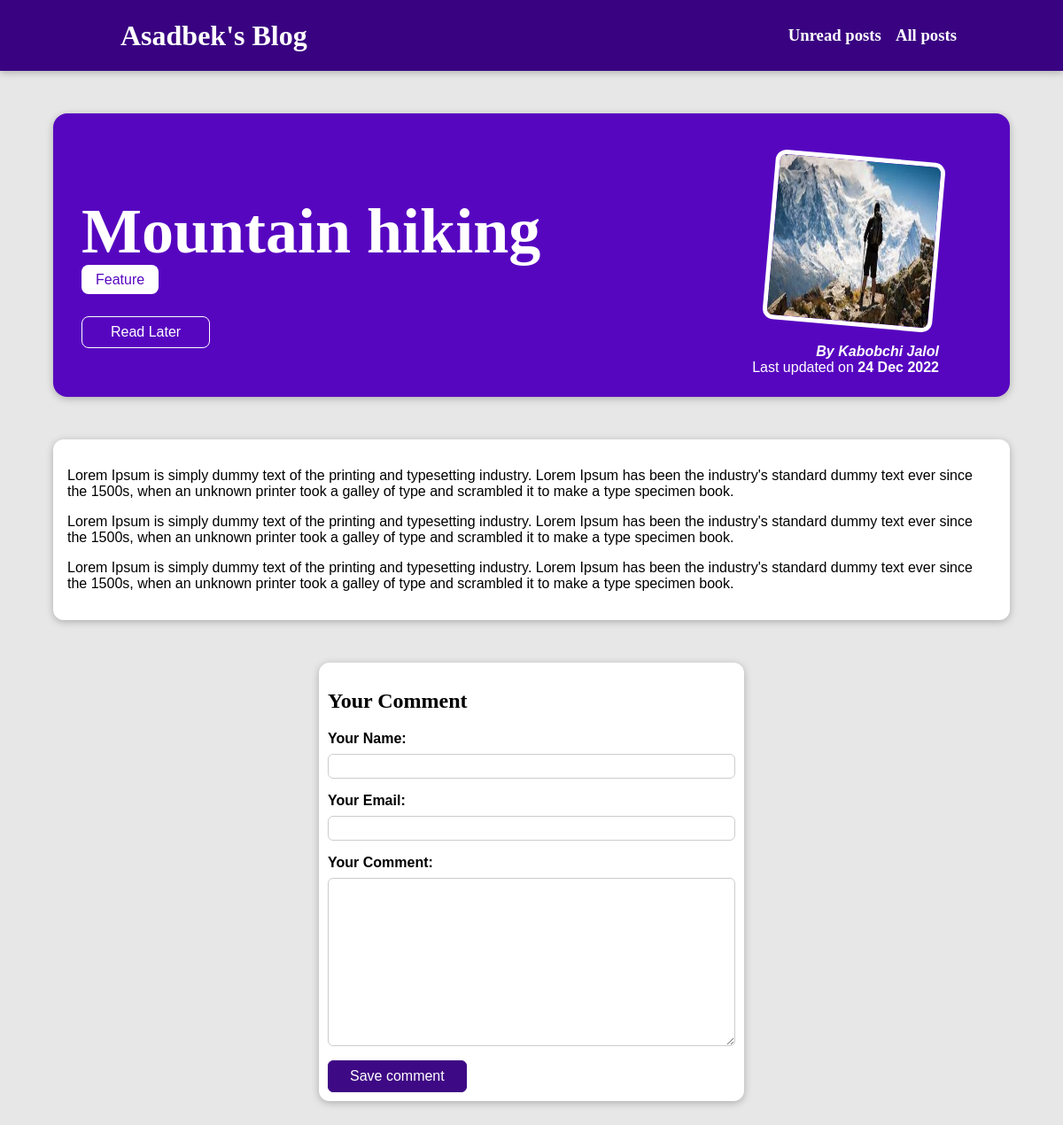
The app's page /posts/mountain-hiking with its own data.
### blog/models.py (models this page shows, shortened)
class Post(models.Model):
   title = models.CharField(max_length=150)
   excerpt = models.CharField(max_length=200)
   date = models.DateField(auto_now=True)
   slug = models.SlugField(unique=True, db_index=True)
   content = models.TextField(validators=[MinLengthValidator(10)])
   author = models.ForeignKey(Author, on_delete=models.SET_NULL, null=True, related_name="posts")
   tags = models.ManyToManyField(Tag)
   image = models.ImageField(upload_to="posts", null=True)

class Tag(models.Model):
   caption = models.CharField(max_length=20)

class Author(models.Model):
   first_name = models.CharField(max_length=100)
   last_name = models.CharField(max_length=100)
   email = models.EmailField()
   def full_name(self):
      return f"{self.first_name} {self.last_name}"
   def __str__(self):
      return self.full_name()

### blog/views.py (the view, shortened to what this page needs)
# urls.py: path("posts/<slug:slug>", views.PostDetailView.as_view(), name="post-detail-page"), #/posts/my-first-post
class PostDetailView(View):
   def stored_posts(self, request, post_id):
      stored_posts =request.session.get("stored_posts")
      if stored_posts is not None:
         is_saved_for_later = post_id in stored_posts
      else:
         is_saved_for_later = False
      return is_saved_for_later
   def get(self, request, slug):
      post = Post.objects.get(slug=slug)
      context = {
         "post": post,
         "post_tags": post.tags.all(),
         "comment_form": CommentForm(),
         "comments": post.comments.all().order_by("-id"),
         "saved_for_later": self.stored_posts(request, post.id)
      }
      return render(request, "blog/post-detail.html", context)

### blog/forms.py
class CommentForm(forms.ModelForm):
    class Meta:
        model = Comment
        exclude = ["post"]
        labels = {
            "username": "Your Name",
            "user_email": "Your Email",
            "comment": "Your Comment"
        }

### blog/templates/blog/post-detail.html (shortened to what this page needs)
{% extends "base.html" %}
{% load static %}
{% block css_files %}
   <link rel="stylesheet" href="{% static "blog/post.css"%}" />
   <link rel="stylesheet" href="{% static "blog/all-posts.css" %}" />
   <link rel="stylesheet" href="{% static "blog/post-detail.css"%}" />
{% endblock %}
{% block content %}
   <section id="summary">
      <h2>{{ post.title }}</h2>
      <div>
         {% for tag in post_tags %}
            <span class="tag">{{ tag.caption }}</span>
         {% endfor %}
      </div>
      <div id="read-later">
         <form action="{% url "read-later" %}" method="POST">
            <button>
               {% if saved_for_later%}
                  Remove from "Read Later" list
               {% else %}
                  Read Later
               {% endif %}
            </button>
         </form>
      </div>
      <article>
         <img src="{{ post.image.url }}" alt="Post Title" />
         <address>By <a href="mailto:{{ post.author.email }}">{{ post.author }} </a></address>
         <div>
            Last updated on <time>{{ post.date|date:"d M Y" }}</time>
         </div>
      </article>
   </section>
   <main>
      {{ post.content|linebreaks }}
   </main>
   <section id="comment-form">
      <h2>Your Comment </h2>
      <form action="{% url "post-detail-page" post.slug %}" method="POST">
         {% for form_field in comment_form %}
            <div class="form-control {% if form_field.errors %} invalid {% endif %}">
               {{ form_field.label_tag }}
               {{ form_field }}
            </div>
         {% endfor %}
         <button>Save comment</button>
      </form>
   </section>
{% endblock %}

### static/app.css (style rules this page uses)
html { font-family: 'Nunito', sans-serif; }
* { box-sizing: border-box; }
body { margin: 0; }
h1, h2, h3 { font-family: 'Nunito', serif; font-weight: bold; }

### blog/static/blog/all-posts.css (style rules this page uses)
body { background-color: #e7e7e7; }

### blog/static/blog/post-detail.css (style rules this page uses)
body { background-color: #e7e7e7; }
#summary { margin: 8rem auto 3rem auto; padding: 2rem; width: 90%; max-width: 90rem; border-radius: 16px; background-color: #5706c0; position: relative; box-shadow: 0 2px 8px rgba(0, 0, 0, 0.25); height: 20rem; }
#summary h2 { color: white; font-size: 4.5rem; margin-bottom: 0.25rem; }
#summary article { position: absolute; top: 2rem; right: 3rem; padding: 1rem 2rem; border-radius: 12px; text-align: right; color: white; }
#summary article img { width: 12rem; height: 12rem; border-radius: 12px; transform: rotateZ(5deg); border: 5px solid white; margin-bottom: 1rem; }
#summary address { font-weight: bold; }
#summary time { font-weight: bold; }
#summary a { color: white; text-decoration: none; }
#read-later { margin: 2rem 0; }
#read-later button { background-color: transparent; border: 1px solid white; padding: 0.5rem 2rem; font: inherit; color: white; cursor: pointer; border-radius: 8px; }
main { width: 90%; max-width: 90rem; margin: 3rem auto; background-color: white; padding: 1rem; border-radius: 12px; box-shadow: 0 2px 8px rgba(0, 0, 0, 0.25); }
.tag { background-color: white; color: #5706c0; padding: 0.5rem 1rem; border-radius: 8px; }
#comment-form { margin: 3rem auto; width: 90%; max-width: 30rem; border-radius: 12px; background-color: #fff; box-shadow: 0 2px 8px rgba(0, 0, 0, 0.25); padding: 10px; }
#comment-form button { font: inherit; background-color: #3e0984; color: white; border-radius: 6px; border: 1px solid #3e0984; padding: 0.5rem 1.5rem; cursor: pointer; }
.form-control { margin-bottom: 1rem; }
.form-control label { font-weight: bold; margin-bottom: 0.5rem; display: block; }
.form-control input, .form-control textarea { display: block; width: 100%; font: inherit; padding: 0.25rem; border-radius: 6px; border: 1px solid #ccc; }

### records on screen
Post: title "Mountain hiking", image (picture), author "Kabobchi Jalol", date "24 Dec 2022", content "Lorem Ipsum is simply dummy text of the printing and typesetting industry. Lorem Ipsum has been the industry's standard dummy text ever since the 1500s, when an unknown printer took a galley of type and scrambled it to make a type specimen book. Lorem Ipsum is simply dummy text of the printing and typesetting industry. Lorem Ipsum has been the industry's standard dummy text ever since the 1500s, when an unknown printer took a galley of type and scrambled it to make a type specimen book. Lorem Ipsum is simply dummy text of the printing and typesetting industry. Lorem Ipsum has been the industry's standard dummy text ever since the 1500s, when an unknown printer took a galley of type and…"
Tag: caption "Feature"
